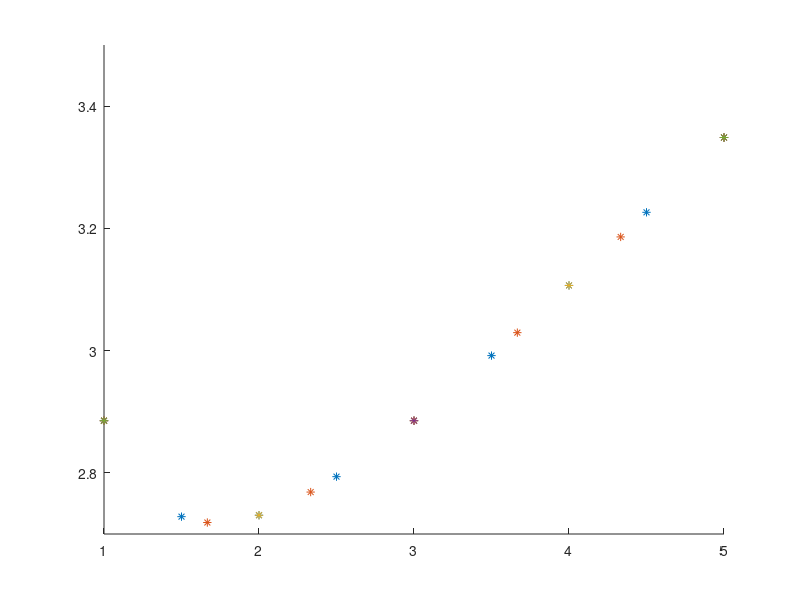

MATLAB code for this plot: (Note: this script raises an error after producing the figure.)
function MMT_2020_saukrs_laborinis_nr_2a

    addpath('interp');

    clc; close all;
    hold on;
    ylim([2.7 3.5]);

    eile = 1; % aproksimacijos eilė
    Lagran_vkkl = 2; % Lagr. vidutinė kvadratinė klaida
    Lagran_makl = 3; % Lagr. maksimali klaida

    aproksim = {};
    aproksim(eile, :) = {2, 3, 5, 7, 9};

    % Tikrinu celės elementų indeksaciją:
  % for i = 1:length(aproksim)
  %     fprintf("%d ", aproksim{eile, i});
  % end

    % Programinis indekso radimas pagal eilę,
    % pvz. 7-ta eilė grąžina 4-tą indeksą:
  % find([aproksim{eile, :}] == 7)

    % Šįkart apsieisiu panaudodamas konstantas, vaizdžiau:
    eil2 = 1;
    eil3 = 2;
    eil5 = 3;
    eil7 = 4;
    eil9 = 5;

    % x-masyvas daugianarių braižymui:
    x_ = linspace(1, 5, 100);
    % y-masyvas su tikrosiomis reikšmėmis:
    y_ = f(x_);

    % skirtingi taškų rinkiniai Lagranžui:
    x2 = linspace(1, 5, 2);
    x3 = linspace(1, 5, 3);
    x5 = linspace(1, 5, 5);
    x7 = linspace(1, 5, 7);
    x9 = linspace(1, 5, 9);

  % Galbūt būtų gražiau ir referinius taškus sukišti į celę.
  % TODO:
  % aproksim{Lagran_x, eil2} = linspace(1, 5, 2);
  % aproksim{Lagran_x, eil3} = linspace(1, 5, 3);
  % aproksim{Lagran_x, eil5} = linspace(1, 5, 5);
  % aproksim{Lagran_x, eil7} = linspace(1, 5, 7);
  % aproksim{Lagran_x, eil9} = linspace(1, 5, 9);

    y2 = f(x2);
    y3 = f(x3);
    y5 = f(x5);
    y7 = f(x7);
    y9 = f(x9);

    % Atvaizduoju referinius taškus atvirkštine tvarka, 
    % kad ne tankesni taškai užgožtų retesnius, o atv.:
    plot(x9, y9, '*', 'DisplayName', '9 taškai');
    plot(x7, y7, '*', 'DisplayName', '7 taškai');
    plot(x5, y5, '*', 'DisplayName', '5 taškai');
    plot(x3, y3, '*', 'DisplayName', '3 taškai');
    plot(x2, y2, '*', 'DisplayName', '2 taškai');

    % Skaičiuoju Lagranžo daugianario koeficientus
    % kai taškų skaičius kinta:
    [l2,~] = lagran(x2, y2);
    [l3,~] = lagran(x3, y3);
    [l5,~] = lagran(x5, y5);
    [l7,~] = lagran(x7, y7);
    [l9,~] = lagran(x9, y9);

    % Pagal Lagranžo koef-us apskaičiuoju 
    % po 100 taškų diagramai:
    yL2 = polyval(l2, x_);
    yL3 = polyval(l3, x_);
    yL5 = polyval(l5, x_);
    yL7 = polyval(l7, x_);
    yL9 = polyval(l9, x_);

    % Lagranžo aproksimacijų vidutinė kvadratinė klaida:
    aproksim{Lagran_vkkl, eil2} = immse(y_, yL2);
    aproksim{Lagran_vkkl, eil3} = immse(y_, yL3);
    aproksim{Lagran_vkkl, eil5} = immse(y_, yL5);
    aproksim{Lagran_vkkl, eil7} = immse(y_, yL7);
    aproksim{Lagran_vkkl, eil9} = immse(y_, yL9);

    % Lagranžo aproksimacijų maksimali klaida:
    aproksim{Lagran_makl, eil2} = max(abs(y_ - yL2));
    aproksim{Lagran_makl, eil3} = max(abs(y_ - yL3));
    aproksim{Lagran_makl, eil5} = max(abs(y_ - yL5));
    aproksim{Lagran_makl, eil7} = max(abs(y_ - yL7));
    aproksim{Lagran_makl, eil9} = max(abs(y_ - yL9));

    title('Aproksimacija Lagranžo daugianariu');
    % Braižau 100 taškų aproksimacijas per pradinius taškus:
    plot(x_, yL2, 'y', 'DisplayName', 'Lagr. 2 t.');
    plot(x_, yL3, 'b', 'DisplayName', 'Lagr. 3 t.');
    plot(x_, yL5, 'm', 'DisplayName', 'Lagr. 5 t.');
    plot(x_, yL7, 'r', 'DisplayName', 'Lagr. 7 t.');
    plot(x_, yL9, 'g', 'DisplayName', 'Lagr. 9 t.');

    xlabel('x');
    ylabel('y');
    legend;
    grid;
    hold off;

    figure;
    hold on;

    title('Maksimali ir vidutinė kvadratinė klaidos');
    % Atvaizduoju vidutinės kvadratinės ir maksimalios
    % klaidų priklausomybes nuo aproksimavimo eilės:
    plot([aproksim{eile,:}], [aproksim{Lagran_vkkl,:}], 'r', 'DisplayName', 'Lagran_vkkl');
    plot([aproksim{eile,:}], [aproksim{Lagran_makl,:}], 'g', 'DisplayName', 'Lagran_makl');

    xlabel('aproksimavimo eilė');
    ylabel('klaidos dydis');
    grid;
    hold off;
end

% Duotoji funkcija (93052026 mod 6) #0:
function ret = f(x)
    ret = (1+x) ./ log(1+x);
end
